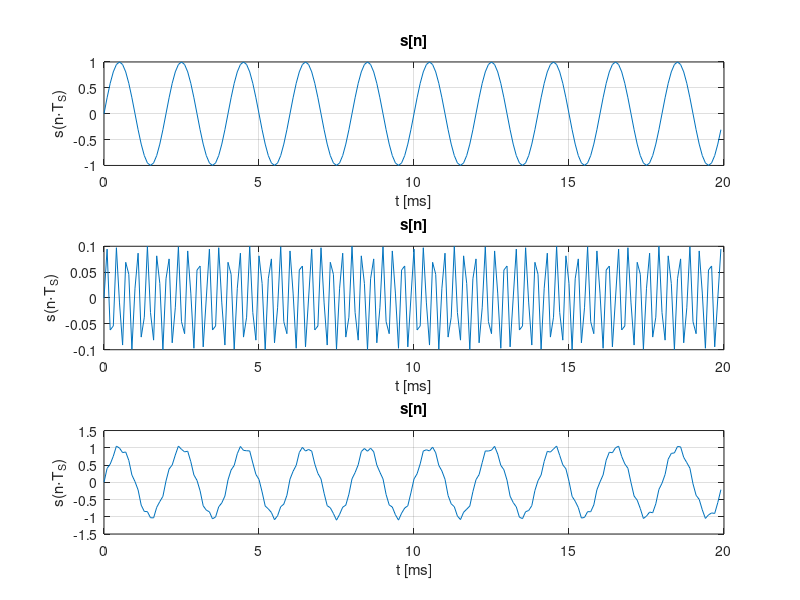

MATLAB code to generate this figure: (Note: this script raises an error after producing the figure.)
%%%%%%%%%%%%%%%%%%%%%%%%%%%%%%%%%%%%%%%%%%%%%%%%%%%%%%%%%%%%%%%%%%
% DSVB Part 1
% Exercise 1: Digital Signals in the Time Domain
% Waj, HSLU-T&A
%%%%%%%%%%%%%%%%%%%%%%%%%%%%%%%%%%%%%%%%%%%%%%%%%%%%%%%%%%%%%%%%%%

%%%%%% 1.1 Harmonic Signals and SNR
clear all;close all;

%%
% 1. Generation of s[n]
% all parameters in seconds/Hz
Ts = 1/10E3;          % Ts = 1/10 kHz = 0.1 ms
len = 2;              % T = length = 2 sec
amp = 1;              % amplitude
f0 = 1/0.002;         % T0 = 2 ms ===> f0 = 500 Hz
n = 0:1:len/Ts-1;     % # of samples = length in sec / Ts in sec
s = amp*sin(2*pi*f0*n*Ts);

%%
% 2. Generation of r[n]
Ts = 1/10E3;          % Ts = 1/10 kHz = 0.1 ms
len = 2;              % T = length = 0.33 sec
amp = 0.1;            % amplitude
f0 = 1/0.00033;       % T0 = 0.33 ms
n = 0:1:len/Ts-1;     % # of samples = length in sec / Ts in sec
r = amp*sin(2*pi*f0*n*Ts);

%To_Do

%%
% 3. Plotting s[n], r[n], s[n]+r[n]
np = [0:199];   % time index for plotting, 200 samples
set(figure,'Name','Harmonic Signals');
subplot(3,1,1)
plot(np*Ts*1000,s(np+1)); 
xlabel('t [ms]'); ylabel('s(n\cdotT_S)'); title('\bf{s[n]}'); grid;

subplot(3,1,2)
plot(np*Ts*1000,r(np+1)); 
xlabel('t [ms]'); ylabel('s(n\cdotT_S)'); title('\bf{s[n]}'); grid;

subplot(3,1,3)
plot(np*Ts*1000,s(np+1) + r(np+1)); 
xlabel('t [ms]'); ylabel('s(n\cdotT_S)'); title('\bf{s[n]}'); grid;

%%
% 4./5. Signal-to-Noise-Ratio 

signal = s + r + 3;
noise  = r;

res1 = snr(signal,noise);
res2 = snrac(signal,noise);

fprintf('SNR \t= %.1f dB\nSNRAC \t= %.1f dB\n', res1, res2);

% To_Do